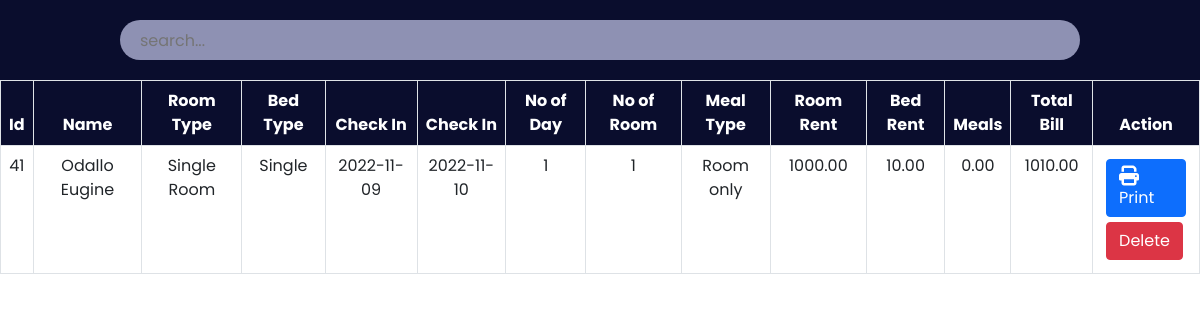
Screenshot of /admin/payment.php with the database file from the repository.
### tables this page shows
CREATE TABLE `payment` (
  `id` int(30) NOT NULL,
  `Name` varchar(30) NOT NULL,
  `Email` varchar(30) NOT NULL,
  `RoomType` varchar(30) NOT NULL,
  `Bed` varchar(30) NOT NULL,
  `NoofRoom` int(30) NOT NULL,
  `cin` date NOT NULL,
  `cout` date NOT NULL,
  `noofdays` int(30) NOT NULL,
  `roomtotal` double(8,2) NOT NULL,
  `bedtotal` double(8,2) NOT NULL,
  `meal` varchar(30) NOT NULL,
  `mealtotal` double(8,2) NOT NULL,
  `finaltotal` double(8,2) NOT NULL
);

### admin/payment.php (the view, shortened to what this page needs)
<?php
    include '../config.php';
?>
<!DOCTYPE html>
<html lang="en">
<head>
    <link href="https://cdn.jsdelivr.net/npm/bootstrap@5.0.2/dist/css/bootstrap.min.css" rel="stylesheet">
    <link rel="stylesheet" href="https://cdnjs.cloudflare.com/ajax/libs/font-awesome/6.2.0/css/all.min.css"/>
	<link rel="stylesheet" href="css/roombook.css">
</head>
<body>
	<div class="searchsection">
        <input type="text" name="search_bar" id="search_bar" placeholder="search..." onkeyup="searchFun()">
    </div>
    <div class="roombooktable" class="table-responsive-xl">
        <?php
            $paymanttablesql = "SELECT * FROM payment";
            $paymantresult = mysqli_query($conn, $paymanttablesql);
        ?>
        <table class="table table-bordered" id="table-data">
            <thead>
                <tr>
                    <th scope="col">Id</th>
                    <th scope="col">Name</th>
                    <th scope="col">Room Type</th>
                    <th scope="col">Bed Type</th>
                    <th scope="col">Check In</th>
                    <th scope="col">Check In</th>
					<th scope="col">No of Day</th>
                    <th scope="col">No of Room</th>
					<th scope="col">Meal Type</th>
                    <th scope="col">Room Rent</th>
                    <th scope="col">Bed Rent</th>
                    <th scope="col">Meals</th>
					<th scope="col">Total Bill</th>
                    <th scope="col">Action</th>
                </tr>
            </thead>
            <tbody>
            <?php
            while ($res = mysqli_fetch_array($paymantresult)) {
            ?>
                <tr>
                    <td><?php echo $res['id'] ?></td>
                    <td><?php echo $res['Name'] ?></td>
                    <td><?php echo $res['RoomType'] ?></td>
                    <td><?php echo $res['Bed'] ?></td>
					<td><?php echo $res['cin'] ?></td>
                    <td><?php echo $res['cout'] ?></td>
					<td><?php echo $res['noofdays'] ?></td>
                    <td><?php echo $res['NoofRoom'] ?></td>
                    <td><?php echo $res['meal'] ?></td>
                    <td><?php echo $res['roomtotal'] ?></td>
					<td><?php echo $res['bedtotal'] ?></td>
					<td><?php echo $res['mealtotal'] ?></td>
					<td><?php echo $res['finaltotal'] ?></td>
                    <td class="action">
                        <a href="invoiceprint.php?id= <?php echo $res['id']?>"><button class="btn btn-primary"><i class="fa-solid fa-print"></i>Print</button></a>
						<a href="paymantdelete.php?id=<?php echo $res['id']?>"><button class="btn btn-danger">Delete</button></a>
                    </td>
                </tr>
            <?php
            }
            ?>
            </tbody>
        </table>
    </div>
</body>
</html>

### admin/css/roombook.css (style rules this page uses)
:root { --bg-text-shadow: 0 2px 4px rgb(13 0 77 / 8%), 0 3px 6px rgb(13 0 77 / 8%), 0 8px 16px rgb(13 0 77 / 8%); --bg-box-shadow: 0px 0px 20px 6px rgba(26, 30, 164, 0.31); }
body { background-color: #ffff; }
* { margin: 0; padding: 0; font-family: 'Poppins', sans-serif; }
i { font-size: 20px; }
.searchsection { height: 80px; width: 100%; display: flex; justify-content: space-evenly; align-items: center; background-color: #0a0d2d; position: fixed; z-index: 500; }
#search_bar { height: 40px; width: 80%; border: none; background-color: rgba(195, 198, 233, 0.714); padding-left: 20px; border-radius: 30px; }
a { color: black; }
.roombooktable { position: absolute; color: #0a0d2d; margin-top: 80px; width: 100%; height: 100vh; padding-bottom: 900px; }
.roombooktable thead { background-color: #0a0d2d; color: white; text-align: center; }
.roombooktable tbody { text-align: center; }
.action a { text-decoration: none; }
.action button { display: flex; flex-wrap: wrap; margin: 5px; }

### rows the page displays
payment: id "41", Name "Odallo Eugine", RoomType "Single Room", Bed "Single", cin "2022-11-09", cout "2022-11-10", noofdays "1", NoofRoom "1", meal "Room only", roomtotal "1000.00", bedtotal "10.00", mealtotal "0.00", finaltotal "1010.00"
